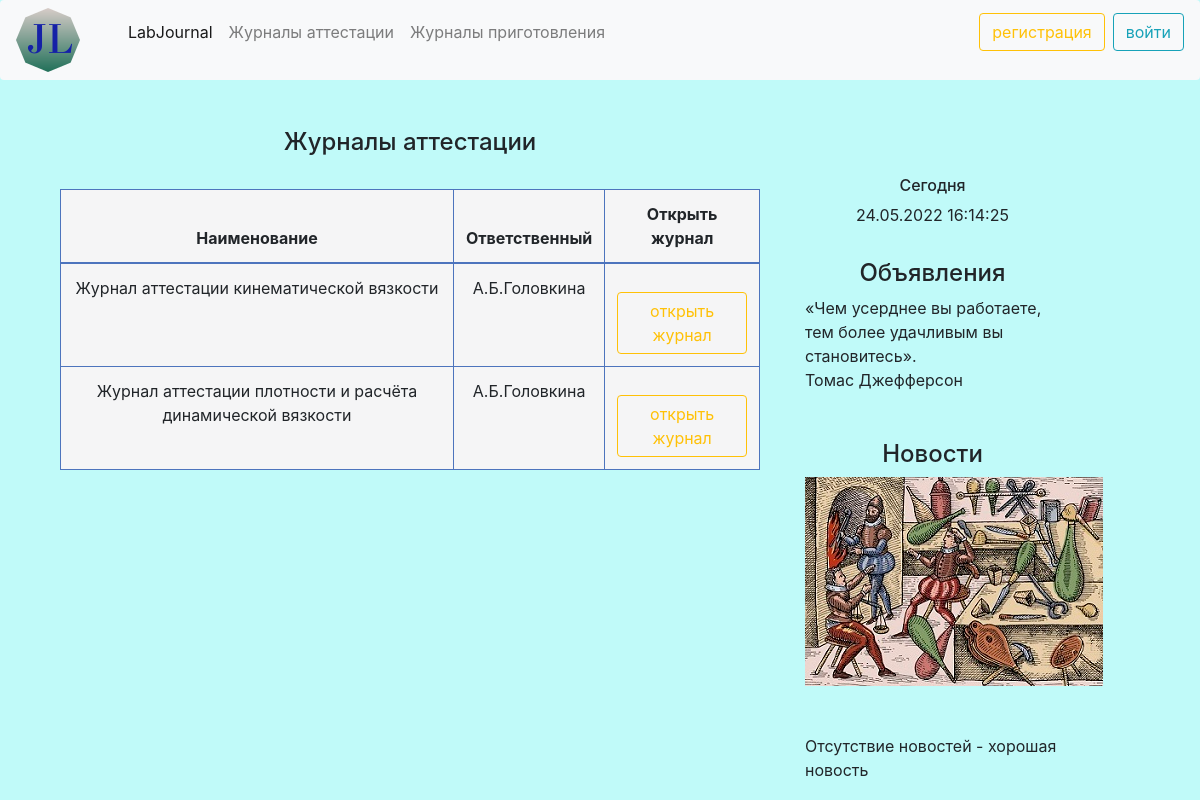
Screenshot of /attestationJ/ with the database file from the repository.
### main/models.py (models this page shows, shortened)
class AttestationJ(models.Model):
    date = models.DateField('Дата cсоздания журнала', default=timezone.now)
    name = models.CharField('Наименование журнала', max_length=100, default='')
    ndocument = models.CharField('Методы испытаний', max_length=100, default='')
    performer = models.ForeignKey(User, on_delete=models.CASCADE, verbose_name='ответственный за ведение журнала')
    for_url = models.CharField('Адрес журнала', max_length=100, default='')
    class Meta:
        verbose_name = 'Журнал аттестации'
        verbose_name_plural = 'Журналы аттестации'

### main/views.py (the view)
# urls.py: path('attestationJ/', views.AttestationJView.as_view(), name='att')]
class AttestationJView(View):
   def get(self, request):
       AttestationJObjects = AttestationJ.objects.all()
       return render(request, 'main/attestationJ.html', {'AttestationJObjects': AttestationJObjects})

### main/templates/main/attestationJ.html (shortened to what this page needs)
{% extends 'main/base.html' %}
{% load static %}
{% block content %}
    <div style="text-align: center;"><h4>Журналы аттестации</h4></div>
<br>
<table class="table table-bordered">
<thead>
    <tr>
      <th> <div style="text-align: center;"> Наименование </div></th>
      <th> <div style="text-align: center;"> Ответственный  </div></th>
      <th> <div style="text-align: center;"> Открыть журнал  </div></th>
    </tr>
  </thead>
  <tbody>
{% for obj in AttestationJObjects %}
    <tr>
      <td align="center">{{ obj.name }}</td>
      <td align="center"> {{ obj.performer }}</td>
      <td align="center"><a href="{{obj.for_url}}"  class="btn btn-outline-warning mt-3">открыть журнал</a></td>
    </tr>
{% endfor %}
  </tbody>
</table>
{% endblock %}

### main/static/main/css/main.css (style rules this page uses)
body { background: rgba(123, 245, 244, 0.47); }
.table-bordered td, .table-bordered th { border-color: #4d74bd !important; background-color: rgb(245, 245, 246) !important; }

### rows the page displays
AttestationJ: name "Журнал аттестации кинематической вязкости", performer "А.Б.Головкина"
AttestationJ: name "Журнал аттестации плотности и расчёта динамической вязкости", performer "А.Б.Головкина"
